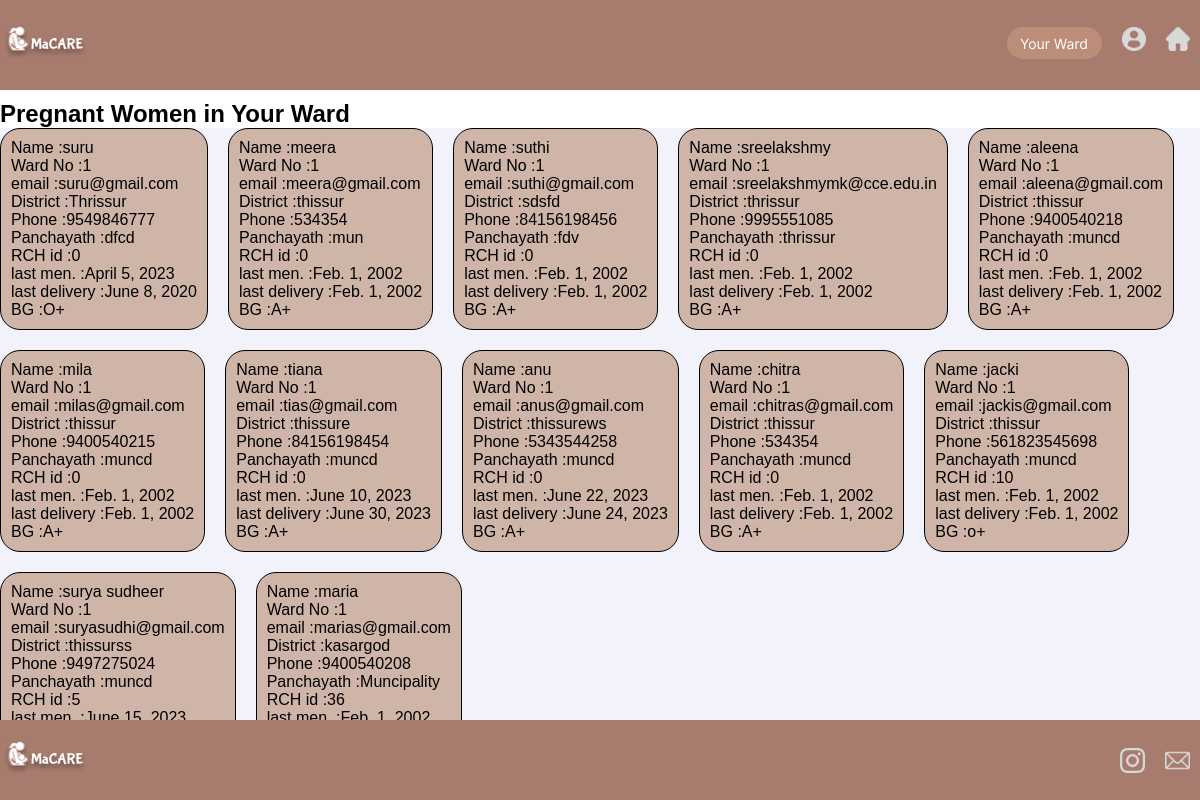
Before: /ashaWomenInWard/ (signed in) with the older database file.
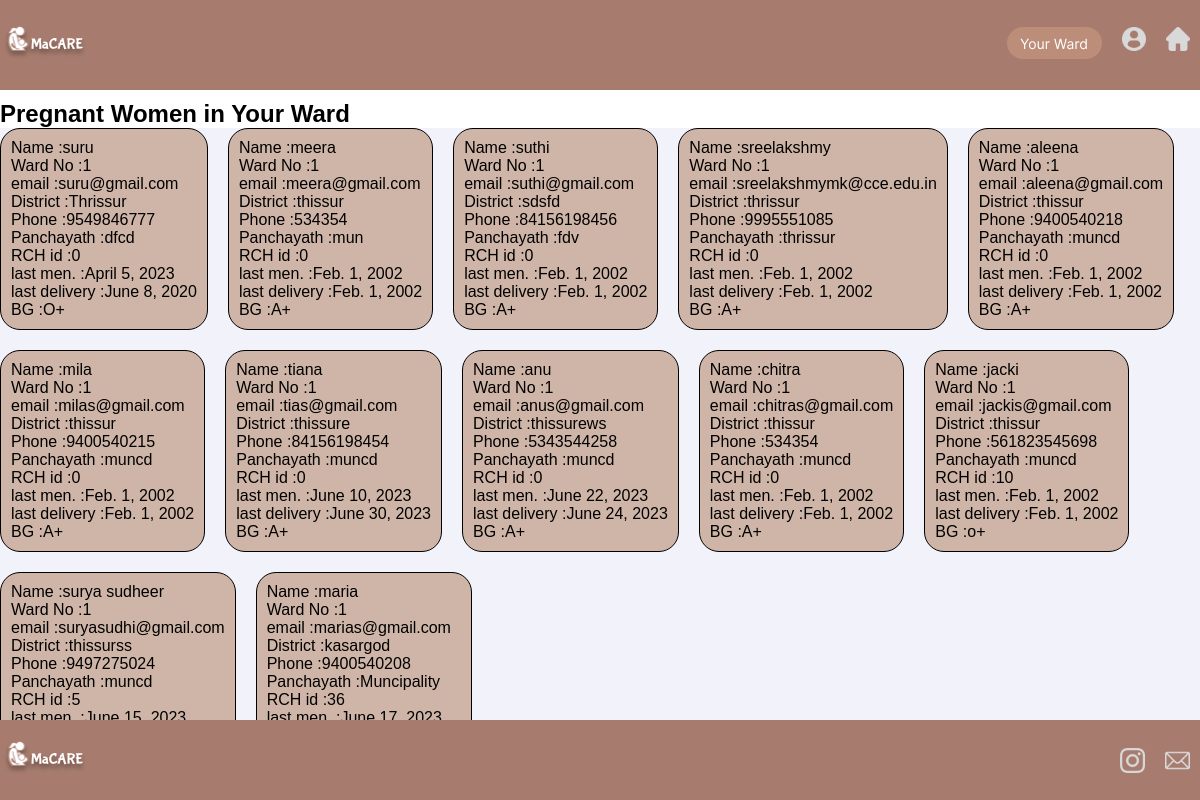
After: the same page with the newer database file.
### macares/models.py (models this page shows, shortened)
class User(models.Model):
    uid=models.AutoField(primary_key=True)
    email = models.EmailField(unique=True)
    name = models.CharField(max_length=20)
    password = models.CharField(max_length=20)
    age=models.IntegerField(default='10')
    yesno=models.CharField(max_length=3)
    district=models.CharField(max_length=50)
    wardno=models.IntegerField()
    phone=models.IntegerField()
    cmp = models.CharField(max_length=20)
    occupation = models.CharField(max_length=20)
    ashaid = models.IntegerField(default='0')
    lastmen = models.DateField(settings.DATE_FORMAT,default="2002-02-01")
    lastpg = models.DateField(settings.DATE_FORMAT,default="2002-02-01")
    bg = models.CharField(max_length=20,default="A+")
    rchid=models.IntegerField(default='0')

### macares/views.py (the view)
# urls.py: path('ashaWomenInWard/',ashaWomenInWard,name='ashaWomenInWard'),
def ashaWomenInWard(request):
    users = User.objects.all()
    user_data = []
    if 'email' in request.session:
        user = User.objects.get(email=request.session['email'])
        print(user.email)
        for i in users:
            if i.occupation == "women" and i.wardno == user.wardno:
                user_data.append({'name': i.name,
                                  'email': i.email,
                                  'wardno': i.wardno,
                                  'district': i.district,
                                  'phone': i.phone,
                                  'panchayath': i.cmp,
                                  'rchid': i.rchid,
                                  'lastmen': i.lastmen,
                                  'lastpg': i.lastpg,
                                  'bg': i.bg})
        print(user_data)
        print("hello hii")
        return render(request, 'ashaWomenInWard.html', {'user_data': user_data})
    else:
        data = {'status': 'You need to login first'}
        return render(request, 'ashalogin.html', context=data)

### macares/templates/ashaWomenInWard.html (shortened to what this page needs)
{% extends 'baseAsha.html' %} {% block style %}<link
  rel="stylesheet"
  href="../static/css/ashaWomenInWard.css"
/>
{% endblock %} {% block content %}
<body>
  <h2 style="margin-top: 100px;bottom-padding:20px;">Pregnant Women in Your Ward</h2>
  <div class="womenList">
    <div class="newblock">
      {% for user in user_data %}
      <div
        id="myDiv"
        style="
          display: flex;
          width: fit-content;
          height: fit-content;
          background-color: #CFB5A7;
          border: 1px solid #000;
          padding: 10px;
          flex-direction: column;
          border-radius:20px;
        "
      >
        <div class="ashaworkerwomenin">
          <p>Name :</p>
          <p>{{user.name}}</p>
        </div>
        <div class="ashaworkerwomenin">
          <p>Ward No :</p>
          <p>{{user.wardno}}</p>
        </div>
        <div class="ashaworkerwomenin">
          <p>email :</p>
          <p>{{user.email}}</p>
        </div>
        <div class="ashaworkerwomenin">
          <p>District :</p>
          <p>{{user.district}}</p>
        </div>
        <div class="ashaworkerwomenin">
          <p>Phone :</p>
          <p>{{user.phone}}</p>
        </div>
        <div class="ashaworkerwomenin">
          <p>Panchayath :</p>
          <p>{{user.panchayath}}</p>
        </div>
        <div class="ashaworkerwomenin">
          <p>RCH id :</p>
          <p>{{user.rchid}}</p>
        </div>
        <div class="ashaworkerwomenin">
          <p>last men. :</p>
          <p>{{user.lastmen}}</p>
        </div>
        <div class="ashaworkerwomenin">
          <p>last delivery :</p>
          <p>{{user.lastpg}}</p>
        </div>
        <div class="ashaworkerwomenin">
          <p>BG :</p>
          <p>{{user.bg}}</p>
        </div>
      </div>
      {% endfor %}
    </div>
  </div>
</body>
{% endblock %}

### macares/templates/baseAsha.html (shortened to what this page needs)
<!DOCTYPE html>
<html lang="en">
<head>
    {% block style %} {% endblock %}
    <link rel="stylesheet" href="../static/css/baseAsha.css">
</head>
<body>
    <div style="background-color: #a77c6f; display: flex; justify-content: center;width:100vw;position:fixed;padding:0px">
        <div class="topcontainer" style="width:100%">
            <img src="../static/images/logo-white.svg" />
            <div style="display:flex;gap:20px; padding-right:10px;">
                <a class="text-nav" href="{% url 'ashaWomenInWard' %}">
                    <img src="../static/images/your ward.svg" alt="">
                </a>
                <a class="text-nav" href="{% url 'ashaprofile' %}">
                    <img src="../static/images/profileIcon .svg" alt="">
                </a>
                <a class="text-nav" href="{% url 'ashahome' %}">
                    <img src="../static/images/homeIcon.svg" alt="">
                </a>
            </div>
        </div>
    </div>
    <div class="content">
{% block content %} {% endblock %}
    </div>
    <div class= "bottom">
        <div class="bottomcontainer" >
            <img src="../static/images/logo-white.svg" />
            <div class="bottomRight" >
                <img  class="text-footer" src="../static/images/insta_white.svg" alt="">
                <img class="text-footer" src="../static/images/mail_white.svg" alt="">
            </div>
        </div>
    </div>
</body>
</html>

### macares/static/css/ashaWomenInWard.css (style rules this page uses)
* { margin: 0; padding: 0 ; font-family: sans-serif; }
body { padding: 0 ; overflow-x: hidden; overflow-y: hidden; }

### macares/static/css/baseAsha.css (style rules this page uses)
* { margin: 0; padding: 0; font-family: sans-serif; }
a { text-decoration: none; }
.text-nav { color: white; }
body { width: 100vw; display: flex; flex-direction: column; align-items: center; padding:0; overflow-x: hidden; }
.topcontainer { width:100%; height: 70px; display: flex; position: fixed; align-items: center; justify-content: space-between; background-color: #a77c6f; padding: 10px 40px; }
.bottom { bottom: 0; position: fixed; background-color: #a77c6f; display: flex; justify-content: center; }
.bottomcontainer { width: 100vw; height: 80px; display: flex; align-items: center; justify-content: space-between; }
.bottomRight { display:flex; padding-right:10px; gap: 20px; }
.text-footer { width: 25px; height: 25px; }
.content { padding: 0; }

### macares/templates/ashaWomenInWard.html (style rules this page uses)
.ashaworkerwomenin { display: flex; }
.newblock { display: flex; flex-wrap: wrap; width: 100%; gap: 20px; background: rgba(230, 230, 245, 0.5); }

Changed rows visible on the page:
changed User "maria": lastmen "Feb. 1, 2002" → "June 17, 2023"
